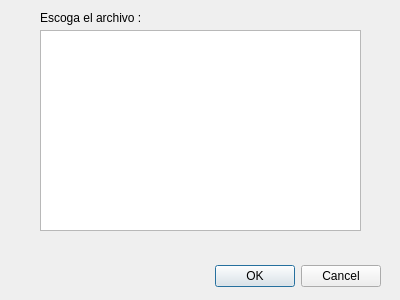
<?xml version="1.0" encoding="UTF-8"?>
<ui version="4.0">
 <class>Dialog1</class>
 <widget class="QDialog" name="Dialog1">
  <property name="geometry">
   <rect>
    <x>0</x>
    <y>0</y>
    <width>400</width>
    <height>300</height>
   </rect>
  </property>
  <property name="windowTitle">
   <string>Dialog</string>
  </property>
  <widget class="QDialogButtonBox" name="buttonBox">
   <property name="geometry">
    <rect>
     <x>40</x>
     <y>260</y>
     <width>341</width>
     <height>32</height>
    </rect>
   </property>
   <property name="orientation">
    <enum>Qt::Horizontal</enum>
   </property>
   <property name="standardButtons">
    <set>QDialogButtonBox::Cancel|QDialogButtonBox::Ok</set>
   </property>
  </widget>
  <widget class="QTreeView" name="treeView">
   <property name="geometry">
    <rect>
     <x>40</x>
     <y>30</y>
     <width>321</width>
     <height>201</height>
    </rect>
   </property>
  </widget>
  <widget class="QLabel" name="label">
   <property name="geometry">
    <rect>
     <x>40</x>
     <y>10</y>
     <width>351</width>
     <height>16</height>
    </rect>
   </property>
   <property name="text">
    <string>Escoga el archivo :</string>
   </property>
  </widget>
 </widget>
 <resources/>
 <connections>
  <connection>
   <sender>buttonBox</sender>
   <signal>accepted()</signal>
   <receiver>Dialog1</receiver>
   <slot>accept()</slot>
   <hints>
    <hint type="sourcelabel">
     <x>248</x>
     <y>254</y>
    </hint>
    <hint type="destinationlabel">
     <x>157</x>
     <y>274</y>
    </hint>
   </hints>
  </connection>
  <connection>
   <sender>buttonBox</sender>
   <signal>rejected()</signal>
   <receiver>Dialog1</receiver>
   <slot>reject()</slot>
   <hints>
    <hint type="sourcelabel">
     <x>316</x>
     <y>260</y>
    </hint>
    <hint type="destinationlabel">
     <x>286</x>
     <y>274</y>
    </hint>
   </hints>
  </connection>
 </connections>
</ui>
